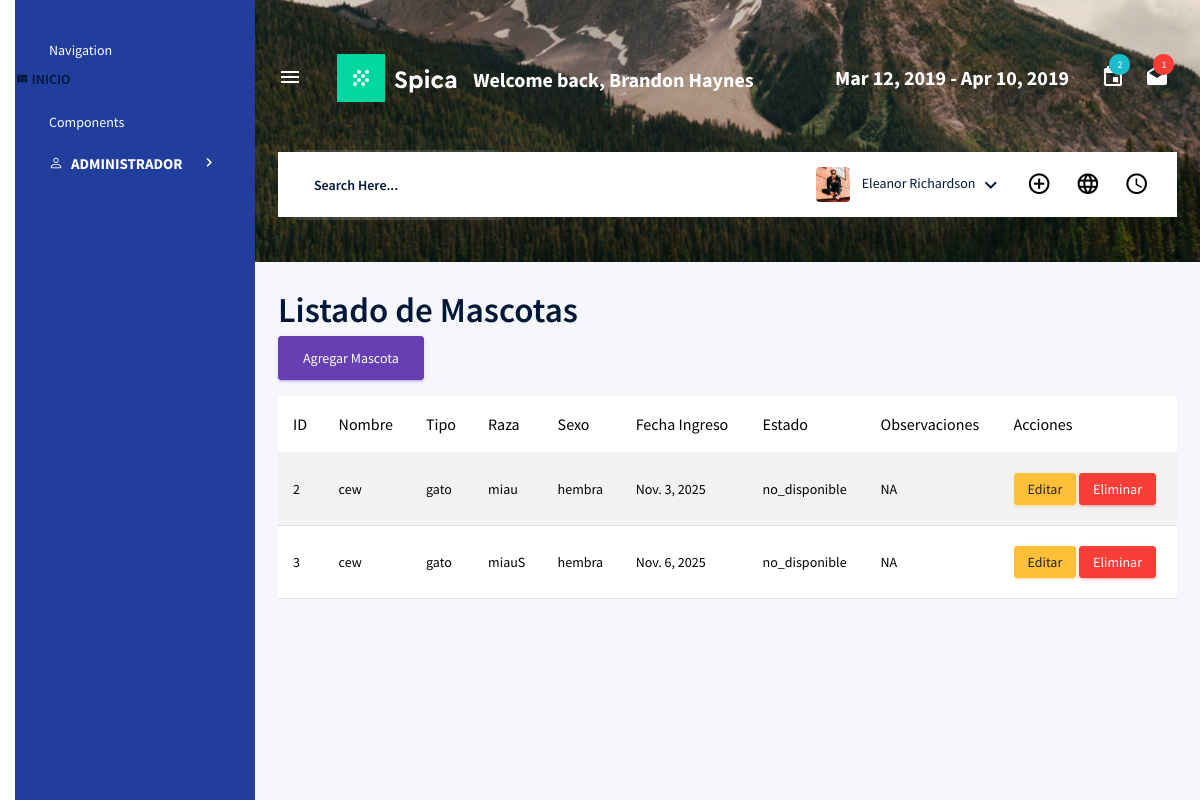
The app's page /mascotas/ with its own data.
### Aplicaciones/mascota/models.py (models this page shows, shortened)
class Mascota(models.Model):
    ESTADO_CHOICES = [
        ('disponible', 'Disponible'),
        ('no_disponible', 'No Disponible'),
    ]
    nombre = models.CharField(max_length=100)
    tipo = models.CharField(max_length=50)
    raza = models.CharField(max_length=100)
    sexo = models.CharField(max_length=10)
    fecha_ingreso = models.DateField()
    estado = models.CharField(max_length=15, choices=ESTADO_CHOICES, default='disponible')
    observaciones = models.TextField(null=True, blank=True)

### Aplicaciones/mascota/views.py (the view)
# urls.py: path('mascotas/', views.listar_mascotas, name='listar_mascotas'),
def listar_mascotas(request):
    mascotas = Mascota.objects.all()
    return render(request, 'mascotas/listar_mascotas.html', {'mascotas': mascotas})

### Aplicaciones/mascota/templates/mascotas/listar_mascotas.html (shortened to what this page needs)
{% extends './index.html' %}
{% block body %}
<h1>Listado de Mascotas</h1>
<a href="{% url 'crear_mascota' %}" class="btn btn-primary mb-3">Agregar Mascota</a>
<table class="table table-striped">
    <thead>
        <tr>
            <th>ID</th><th>Nombre</th><th>Tipo</th><th>Raza</th><th>Sexo</th><th>Fecha Ingreso</th><th>Estado</th><th>Observaciones</th><th>Acciones</th>
        </tr>
    </thead>
    <tbody>
        {% for mascota in mascotas %}
        <tr>
            <td>{{ mascota.id }}</td>
            <td>{{ mascota.nombre }}</td>
            <td>{{ mascota.tipo }}</td>
            <td>{{ mascota.raza }}</td>
            <td>{{ mascota.sexo }}</td>
            <td>{{ mascota.fecha_ingreso }}</td>
            <td>{{ mascota.estado }}</td>
            <td>{{ mascota.observaciones }}</td>
            <td>
                <a href="{% url 'editar_mascota' mascota.id %}" class="btn btn-warning btn-sm">Editar</a>
                <a href="{% url 'eliminar_mascota' mascota.id %}" class="btn btn-danger btn-sm" onclick="return confirm('¿Eliminar esta mascota?');">Eliminar</a>
            </td>
        </tr>
        {% empty %}
        <tr><td colspan="9">No hay mascotas registradas.</td></tr>
        {% endfor %}
    </tbody>
</table>
{% endblock %}

### records on screen
Mascota: id "2", nombre "cew", tipo "gato", raza "miau", sexo "hembra", fecha_ingreso "Nov. 3, 2025", estado "no_disponible", observaciones "NA"
Mascota: id "3", nombre "cew", tipo "gato", raza "miauS", sexo "hembra", fecha_ingreso "Nov. 6, 2025", estado "no_disponible", observaciones "NA"
